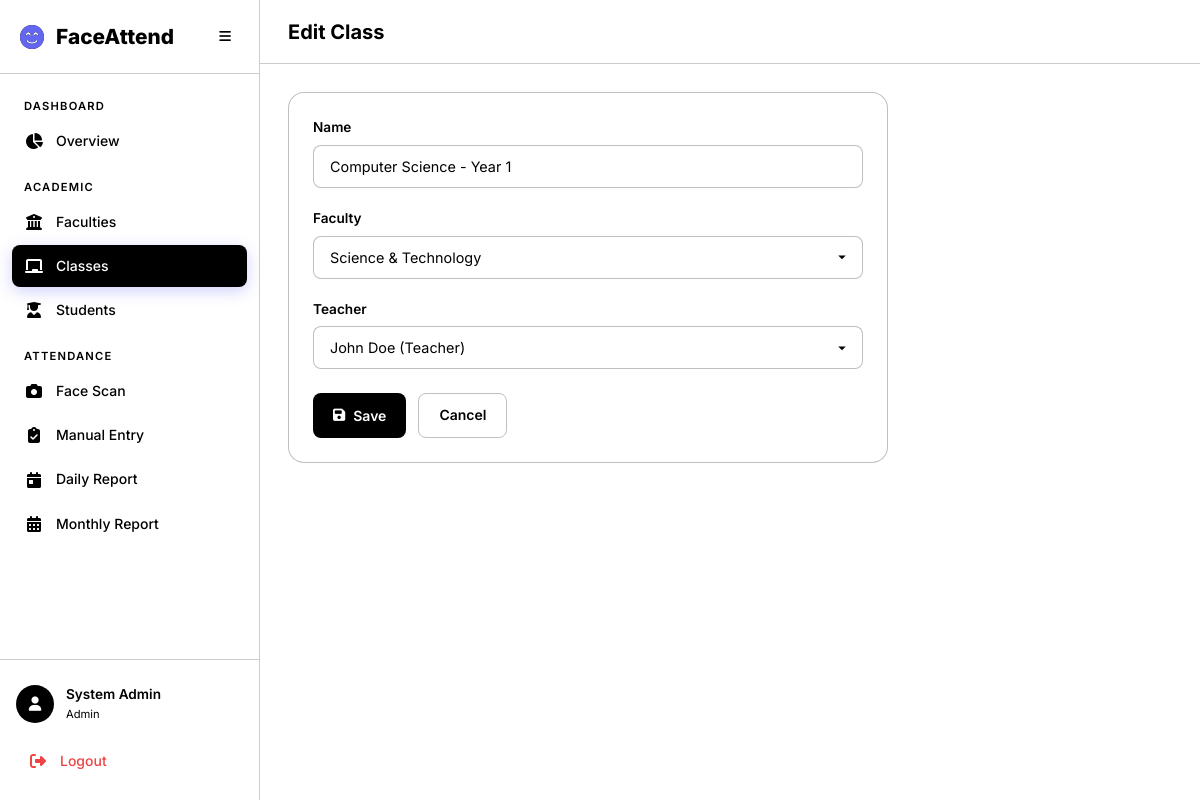
The app's page /academics/classes/1/edit/ with its own data.
### accounts/models.py (models this page shows, shortened)
class User(AbstractUser):
    class Role(models.TextChoices):
        ADMIN = 'admin', 'Admin'
        TEACHER = 'teacher', 'Teacher'
        STUDENT = 'student', 'Student'
    role = models.CharField(
        max_length=10,
        choices=Role.choices,
        default=Role.STUDENT,
    )
    phone = models.CharField(max_length=20, blank=True)
    profile_image = models.ImageField(upload_to='profiles/', blank=True, null=True)
    def __str__(self):
        return f"{self.get_full_name()} ({self.get_role_display()})"

### academics/models.py (models this page shows, shortened)
class AcademicClass(models.Model):
    name = models.CharField(max_length=200)
    faculty = models.ForeignKey(Faculty, on_delete=models.CASCADE, related_name='classes')
    teacher = models.ForeignKey(
        settings.AUTH_USER_MODEL,
        on_delete=models.SET_NULL,
        null=True, blank=True,
        related_name='assigned_classes',
        limit_choices_to={'role': 'teacher'},
    )
    created_at = models.DateTimeField(auto_now_add=True)
    updated_at = models.DateTimeField(auto_now=True)
    class Meta:
        verbose_name_plural = 'Classes'
        ordering = ['faculty__name', 'name']
        unique_together = ['name', 'faculty']

### academics/views.py (the view)
# urls.py: path('classes/<int:pk>/edit/', views.class_edit, name='class_edit'),
@login_required
@admin_required
def class_edit(request, pk):
    ac = get_object_or_404(AcademicClass, pk=pk)
    if request.method == 'POST':
        form = AcademicClassForm(request.POST, instance=ac)
        if form.is_valid():
            form.save()
            messages.success(request, 'Class updated successfully.')
            return redirect('academics:class_list')
    else:
        form = AcademicClassForm(instance=ac)
    return render(request, 'academics/class_form.html', {'form': form, 'title': 'Edit Class'})

### academics/forms.py
class AcademicClassForm(forms.ModelForm):
    class Meta:
        model = AcademicClass
        fields = ['name', 'faculty', 'teacher']
        widgets = {
            'name': forms.TextInput(attrs={'class': 'form-input', 'placeholder': 'Class name'}),
            'faculty': forms.Select(attrs={'class': 'form-select'}),
            'teacher': forms.Select(attrs={'class': 'form-select'}),
        }

### academics/models.py (called while the page is built)
    def __str__(self):
        return self.name

### templates/academics/class_form.html
{% extends 'academics/faculty_form.html' %}

### templates/academics/faculty_form.html (shortened to what this page needs)
{% extends 'base.html' %}
{% block page_title %}{{ title }}{% endblock %}
{% block content %}
<div class="card animate-fade-in" style="max-width: 600px;">
    <form method="post">
        {% for field in form %}
        <div class="form-group">
            <label class="form-label" for="{{ field.id_for_label }}">{{ field.label }}</label>
            {{ field }}
        </div>
        {% endfor %}
        <div class="form-actions">
            <button type="submit" class="btn btn-primary"><i class="fas fa-save"></i> Save</button>
            <a href="javascript:history.back()" class="btn btn-outline">Cancel</a>
        </div>
    </form>
</div>
{% endblock %}

### templates/base.html (shortened to what this page needs)
<!DOCTYPE html>
<html lang="en" data-theme="dark">
<head>
    <link rel="stylesheet" href="https://cdnjs.cloudflare.com/ajax/libs/font-awesome/6.5.1/css/all.min.css">
    {% load static %}
    <link rel="stylesheet" href="{% static 'css/style.css' %}">
</head>
<body>
    {% if user.is_authenticated %}
    <div class="app-layout">
        <aside class="sidebar" id="sidebar">
            <div class="sidebar-header">
                <div class="logo">
                    <i class="fas fa-face-smile-beam"></i>
                    <span>FaceAttend</span>
                </div>
                <button class="sidebar-toggle" id="sidebarToggle">
                    <i class="fas fa-bars"></i>
                </button>
            </div>
            <nav class="sidebar-nav">
                {% if user.role == 'admin' %}
                <div class="nav-section">
                    <span class="nav-section-title">Dashboard</span>
                    <a href="{% url 'academics:admin_dashboard' %}" class="nav-link {% if request.resolver_match.url_name == 'admin_dashboard' %}active{% endif %}">
                        <i class="fas fa-chart-pie"></i><span>Overview</span>
                    </a>
                </div>
                <div class="nav-section">
                    <span class="nav-section-title">Academic</span>
                    <a href="{% url 'academics:faculty_list' %}" class="nav-link {% if 'faculty' in request.resolver_match.url_name %}active{% endif %}">
                        <i class="fas fa-building-columns"></i><span>Faculties</span>
                    </a>
                    <a href="{% url 'academics:class_list' %}" class="nav-link {% if 'class' in request.resolver_match.url_name %}active{% endif %}">
                        <i class="fas fa-chalkboard"></i><span>Classes</span>
                    </a>
                    <a href="{% url 'academics:student_list' %}" class="nav-link {% if 'student' in request.resolver_match.url_name %}active{% endif %}">
                        <i class="fas fa-user-graduate"></i><span>Students</span>
                    </a>
                </div>
                <div class="nav-section">
                    <span class="nav-section-title">Attendance</span>
                    <a href="{% url 'attendance:camera' %}" class="nav-link {% if request.resolver_match.url_name == 'camera' %}active{% endif %}">
                        <i class="fas fa-camera"></i><span>Face Scan</span>
                    </a>
                    <a href="{% url 'attendance:manual' %}" class="nav-link {% if request.resolver_match.url_name == 'manual' %}active{% endif %}">
                        <i class="fas fa-clipboard-check"></i><span>Manual Entry</span>
                    </a>
                    <a href="{% url 'attendance:daily_report' %}" class="nav-link {% if request.resolver_match.url_name == 'daily_report' %}active{% endif %}">
                        <i class="fas fa-calendar-day"></i><span>Daily Report</span>
                    </a>
                    <a href="{% url 'attendance:monthly_report' %}" class="nav-link {% if request.resolver_match.url_name == 'monthly_report' %}active{% endif %}">
                        <i class="fas fa-calendar-alt"></i><span>Monthly Report</span>
                    </a>
                </div>
                {% endif %}
            </nav>
            <div class="sidebar-footer">
                <div class="user-card">
                    <div class="user-avatar">
                        <i class="fas fa-user"></i>
                    </div>
                    <div class="user-info">
                        <span class="user-name">{{ user.get_full_name|default:user.username }}</span>
                        <span class="user-role">{{ user.get_role_display }}</span>
                    </div>
                </div>
                <a href="{% url 'accounts:logout' %}" class="nav-link logout-link">
                    <i class="fas fa-sign-out-alt"></i><span>Logout</span>
                </a>
            </div>
        </aside>
        <main class="main-content">
            <header class="top-bar">
                <h1 class="page-title">{% block page_title %}Dashboard{% endblock %}</h1>
            </header>
            <div class="content-area">
                {% block content %}{% endblock %}
            </div>
        </main>
    </div>
    {% else %}
    <div class="auth-layout">
        {% block auth_content %}{% endblock %}
    </div>
    {% endif %}
</body>
</html>

### records on screen
User: get_full_name "System Admin", role "Admin"
AcademicClass: form "Computer Science - Year 1" "Science & Technology" "John Doe (Teacher)"

### other values on screen
{{ title }} "Edit Class"
{{ field.label }} "Name" "Faculty" "Teacher"
